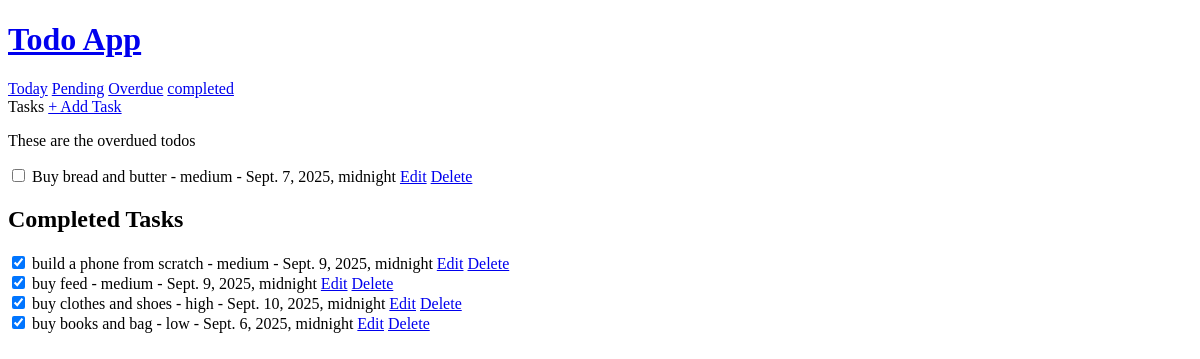
The page /overdue/ on the database as committed earlier.
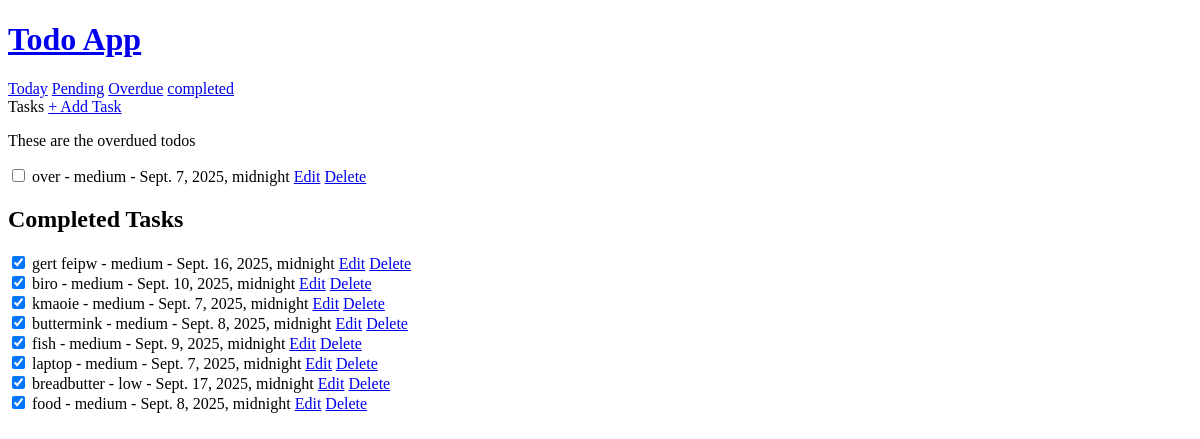
The same page on the database as committed later.
### todo/models.py (models this page shows, shortened)
class Task(models.Model):
    PRIORITY_CHOICES = [
        ('low', 'Low'),
        ('medium', 'Medium'),
        ('high', 'High'),
    ]
    title = models.CharField(max_length=255)
    comment = models.TextField(blank=True, null=True)
    priority = models.CharField(max_length=10, choices=PRIORITY_CHOICES, default='medium')
    deadline = models.DateTimeField(blank=True, null=True)
    completed = models.BooleanField(default=False)  # ✅ mark if task is done
    created_at = models.DateTimeField(auto_now_add=True)
    updated_at = models.DateTimeField(auto_now=True)
    class Meta:
        ordering = ['-updated_at', '-created_at']

### todo/views.py (the view)
# urls.py: path('overdue/', views.overdueTask, name='overdue'),
def overdueTask(request):
    now = timezone.now()
    tasks = Task.objects.filter(deadline__date__lt=now, completed=False)
    completed_tasks = Task.objects.filter(completed=True)
    context ={
        "tasks": tasks,
        'completed_tasks': completed_tasks
    }
    return render(request, 'todo/overdue.html', context)

### todo/templates/todo/overdue.html (shortened to what this page needs)
{% extends 'main.html' %} {% block content %}
<!DOCTYPE html>
<html lang="en">
  <head>
  </head>
  <body>
    <p>These are the overdued todos</p>
    {% for task in tasks %}
    <form method="post" action="{% url 'toggle_task' task.pk %}">
      <input
        type="checkbox"
        onchange="this.form.submit()"
        {%
        if
        task.completed
        %}checked{%
        endif
        %}
      />
      {{ task.title }} - {{ task.priority }} - {{ task.deadline }}
      <a href="{% url 'edit-task' task.pk %}">Edit</a>
      <a href="{% url 'delete-task' task.pk %}">Delete</a>
    </form>
    {% empty %}
    <p>No tasks yet.</p>
    {% endfor %}
    <h2>Completed Tasks</h2>
    {% include 'todo/completed_list.html' with tasks=completed_tasks %}
  </body>
</html>
{% endblock %}

### todo/templates/todo/completed_list.html (shortened to what this page needs)
{% for task in tasks %}
<form method="POST" action="{% url 'toggle_task' task.pk %}">
  <input
    type="checkbox"
    name="completed"
    onchange="this.form.submit()"
    checked
  />
  {{ task.title }} - {{ task.priority }} - {{ task.deadline }}
  <a href="{% url 'edit-task' task.pk %}">Edit</a>
  <a href="{% url 'delete-task' task.pk %}">Delete</a>
</form>
{% empty %}
<p>No completed tasks yet.</p>
{% endfor %}

Rows that differ between the two databases and show on the page:
removed Task: title "Buy bread and butter", priority "medium", deadline "Sept. 7, 2025, midnight", shown under "Todo App"
removed Task: title "build a phone from scratch", priority "medium", deadline "Sept. 9, 2025, midnight", shown under "Completed Tasks"
removed Task: title "buy feed", priority "medium", deadline "Sept. 9, 2025, midnight", shown under "Completed Tasks"
removed Task: title "buy clothes and shoes", priority "high", deadline "Sept. 10, 2025, midnight", shown under "Completed Tasks"
removed Task: title "buy books and bag", priority "low", deadline "Sept. 6, 2025, midnight", shown under "Completed Tasks"
added Task: title "over", priority "medium", deadline "Sept. 7, 2025, midnight", shown under "Todo App"
added Task: title "gert feipw", priority "medium", deadline "Sept. 16, 2025, midnight", shown under "Completed Tasks"
added Task: title "biro", priority "medium", deadline "Sept. 10, 2025, midnight", shown under "Completed Tasks"
added Task: title "kmaoie", priority "medium", deadline "Sept. 7, 2025, midnight", shown under "Completed Tasks"
added Task: title "buttermink", priority "medium", deadline "Sept. 8, 2025, midnight", shown under "Completed Tasks"
added Task: title "fish", priority "medium", deadline "Sept. 9, 2025, midnight", shown under "Completed Tasks"
added Task: title "laptop", priority "medium", deadline "Sept. 7, 2025, midnight", shown under "Completed Tasks"
added Task: title "breadbutter", priority "low", deadline "Sept. 17, 2025, midnight", shown under "Completed Tasks"
added Task: title "food", priority "medium", deadline "Sept. 8, 2025, midnight", shown under "Completed Tasks"
